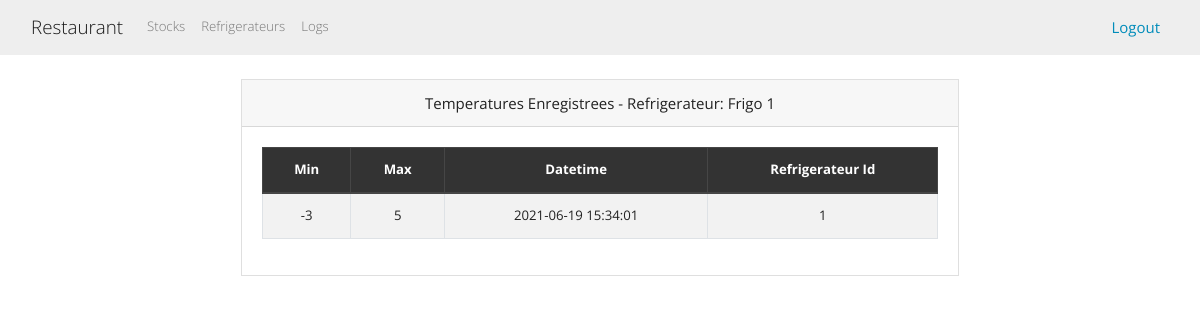
Screenshot of /show_temperatures.php?id=1&code=Frigo 1 (signed in) with the database file from the repository.
### tables this page shows
CREATE TABLE `refrigerateur_temperature` (
  `id` bigint NOT NULL AUTO_INCREMENT,
  `date_time` datetime DEFAULT NULL,
  `max_temperature` double NOT NULL,
  `min_temperature` double NOT NULL,
  `refrigerateur_id` bigint DEFAULT NULL,
  PRIMARY KEY (`id`),
  KEY `FKo7oat1jpg7d0bx5xl3bhv4hyx` (`refrigerateur_id`)
);

### show_temperatures.php (the view, shortened to what this page needs)
<?php
include("db.php");
if  (isset($_GET['id'])) {
  $refrigerateur_id = $_GET['id'];
  $refrigerateur_code = $_GET['code'];
}
?>
<?php include('includes/header.php'); ?>
<div class="container p-4">
  <div class="row">
    <div class="col-md-8 mx-auto">
      <div class="card">
		  <div class="card-header text-center">
			Temperatures Enregistrees - Refrigerateur: <?php echo $refrigerateur_code; ?>
		  </div>
		  <div class="card-body">
			  <form>
				<table class="table table-bordered table-striped" >
				 <thead class="thead-dark">
				  <tr class="text-center">
					<th>Min</th>
					<th>Max</th>
					<th>Datetime</th>
					<th>Refrigerateur Id</th>
				  </tr>
				</thead>
				<tbody id="myTable">
				  <?php
				  $query = "select * from refrigerateur_temperature rt left join refrigerateur r on rt.refrigerateur_id = r.id where r.id=".$refrigerateur_id." order by rt.date_time desc;";
				  $result_temperature = mysqli_query($conn, $query);
				  while($row = mysqli_fetch_assoc($result_temperature)) { ?>
				  <tr>
					<td class="text-center"><?php echo $row['min_temperature']; ?></td>
					<td class="text-center"><?php echo $row['max_temperature']; ?></td>
					<td class="text-center"><?php echo $row['date_time']; ?></td>
					<td class="text-center"><?php echo $row['refrigerateur_id']; ?></td>
				  </tr>
				  <?php } ?>
				</tbody>
			  </table>
			  </form>
			</div>
      </div>
    </div>
  </div>
</div>
<?php include('includes/footer.php'); ?>

### rows the page displays
refrigerateur_temperature: min_temperature "-3", max_temperature "5", date_time "2021-06-19 15:34:01", refrigerateur "1"

### other values shown
$refrigerateur_code "Frigo 1"
